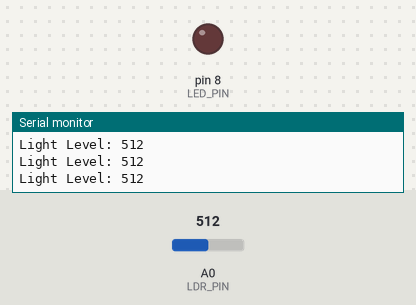
This sketch was run on a simulated Arduino Uno, built with avr-gcc and run on an emulated ATmega328P. Parts: output pins drawn as LEDs (lit = HIGH), the last lines printed to the serial monitor. The test bench sets the inputs (shaded band); at power-on: A0 (LDR_PIN) = 512.

Above: at 1.3 s.
1.4 s: A0 (LDR_PIN) set to 490
At 2.7 s:
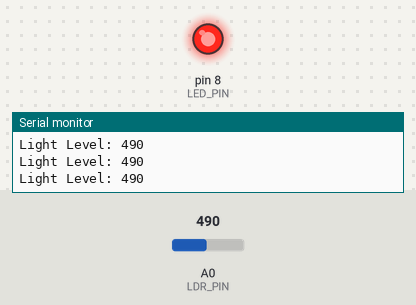
3.0 s: A0 (LDR_PIN) set to 510
At 4.1 s:
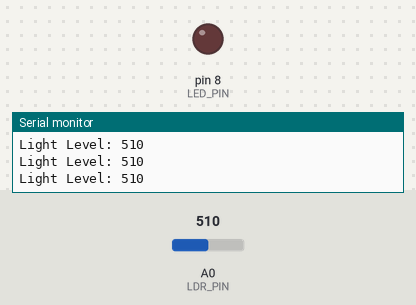
4.5 s: A0 (LDR_PIN) set to 306
At 5.3 s:
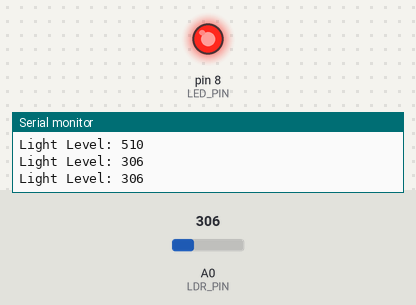
Timing chart, 0 to 7.5 s (numbered marks = the images above; inputs shaded):
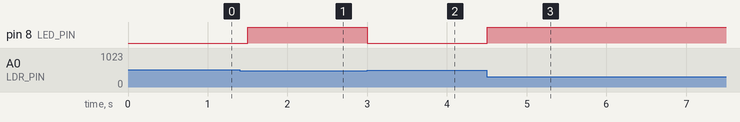

Measured:
- the behaviour switches between 500 and 499 on A0 (LDR_PIN) (found by bisection; images 0 and 1)
- after the input at 1.4 s, pin 8 (LED_PIN): LOW → HIGH after 0.10 s
- after the input at 3.0 s, pin 8 (LED_PIN): HIGH → LOW at once
- after the input at 4.5 s, pin 8 (LED_PIN): LOW → HIGH at once

The sketch:

sketch.ino
```cpp
const int LDR_PIN = A0;
const int LED_PIN = 8;

int lightLevel = 0;
int threshold = 500;

void setup() {
  pinMode(LED_PIN, OUTPUT);
  Serial.begin(9600);
}

void loop() {
  lightLevel = analogRead(LDR_PIN);

  Serial.print("Light Level: ");
  Serial.println(lightLevel);

  // Turn ON the light when it is dark
  if (lightLevel < threshold) {
    digitalWrite(LED_PIN, HIGH);
  } else {
    digitalWrite(LED_PIN, LOW);
  }

  delay(500);
}
```
